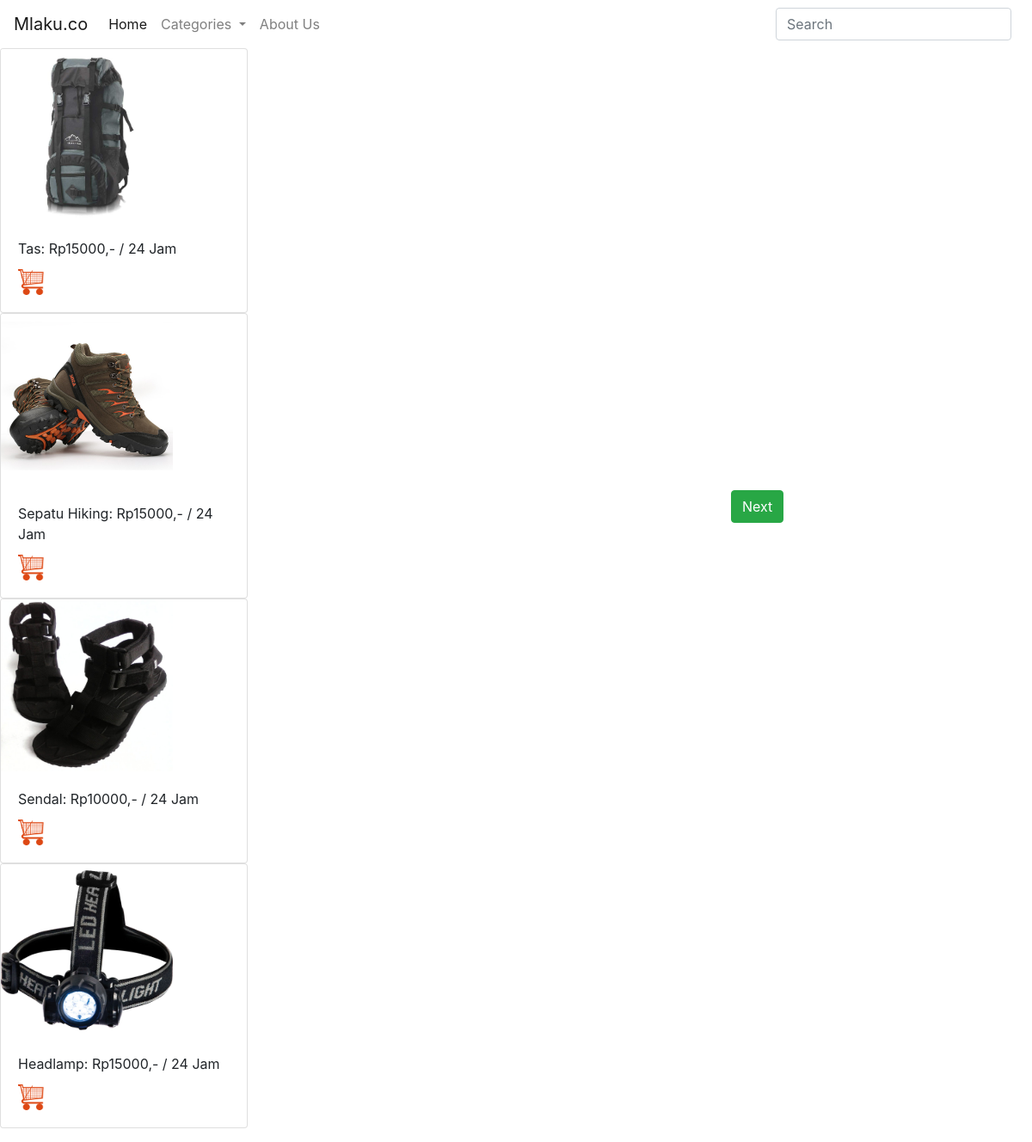
/categories/alathiking.php, run on the app's committed database.
### tables this page shows
CREATE TABLE `itemproduk` (
  `id_bar` int(11) NOT NULL,
  `nama_bar` varchar(50) NOT NULL,
  `stok` int(11) NOT NULL,
  `harga` int(11) NOT NULL,
  `id_foto` int(11) NOT NULL
);

CREATE TABLE `fotoproduk` (
  `id_foto` int(11) NOT NULL,
  `nama_foto` varchar(50) NOT NULL,
  `ukuran` int(11) NOT NULL,
  `tipe` varchar(20) NOT NULL
);

### categories/product.php (called while the page is built)
<?php
$n=(mysqli_query($konek, "SELECT COUNT(*) as 'jumlah' FROM itemproduk"))->fetch_array();
$jumlah=$n['jumlah'];
for($i = 0; $i<$jumlah; $i++){
    $item[$i]=(mysqli_query($konek, "SELECT i.id_bar as 'id_bar', i.nama_bar as 'nama_bar', i.stok as 'stok', i.harga as 'harga', f.nama_foto as 'nama_foto' FROM itemproduk i,fotoproduk f WHERE f.id_foto=i.id_foto && id_bar=$i+1"))->fetch_array();
}
?>

### categories/alathiking.php (the view, shortened to what this page needs)
<?php
include '../dbconnect.php';
include 'product.php';
?>
<!doctype html>
<html lang="en">
  <head>
    <link rel="stylesheet" href="https://maxcdn.bootstrapcdn.com/bootstrap/4.0.0/css/bootstrap.min.css">
    <link rel="stylesheet" href="../css/style.css">
  </head>
  <body>
  <nav class="navbar navbar-expand-md navbar-light bismillah">
  <a class="navbar-brand" href="#">Mlaku.co</a>
  <div class="collapse navbar-collapse" id="navbarSupportedContent">
    <ul class="navbar-nav mr-auto">
        <li class="nav-item active">
        <a class="nav-link" href="../index.php">Home <span class="sr-only">(current)</span></a>
      </li>
      <li class="nav-item dropdown">
        <a class="nav-link dropdown-toggle" href="#" id="navbarDropdown" role="button" data-toggle="dropdown" aria-haspopup="true" aria-expanded="false">
          Categories
        </a>
      </li>
      <li class="nav-item">
        <a class="nav-link" href="#">About Us</a>
      </li>
    </ul>
    <form class="form-inline my-2 my-lg-0" method="GET" action="pencarian.php">
      <input class="form-control mr-sm-2" type="text" name="search" placeholder="Search" aria-label="Search" onkeyup="this.value = this.value.toLowerCase();">
    </form>
  </div>
</nav>
<div class="table">
  <tr>
  <td class="containerkiri">
    <div class="card" style="width: 18rem;">
      <?= "<img src='../img/images/".$item[3]['nama_foto']."' class='img card-img-top'>" ?>
      <div class="card-body">
        <div class="card-title"><?= $item[3]['nama_bar'], ": Rp", $item[3]['harga'], ",-"?> / 24 Jam</div>
        <a href="../transaction/cart.php?id_bar=4"><img src="../img/cart.png" class="imgbutton" ></a>
      </div>
    </div>
  </td>
  <tr class="containerkanan">
    <div class="card" style="width: 18rem;">
      <?= "<img src='../img/images/".$item[5]['nama_foto']."' class='img card-img-top'>" ?>
      <div class="card-body">
        <div class="card-title"><?= $item[5]['nama_bar'], ": Rp", $item[5]['harga'], ",-"?> / 24 Jam</div>
        <a href="../transaction/cart.php?id_bar=6"><img src="../img/cart.png" class="imgbutton" ></a>
      </div>
    </div>
  </tr>
  <tr class="containerbawah">
    <div class="card" style="width: 18rem;">
      <?= "<img src='../img/images/".$item[6]['nama_foto']."' class='img card-img-top'>" ?>
      <div class="card-body">
        <div class="card-title"><?= $item[6]['nama_bar'], ": Rp", $item[6]['harga'], ",-"?> / 24 Jam</div>
        <a href="../transaction/cart.php?id_bar=7"><img src="../img/cart.png" class="imgbutton" ></a>
      </div>
    </div>
  </tr>
  <tr class="containerbawah">
    <div class="card" style="width: 18rem;">
      <?= "<img src='../img/images/".$item[7]['nama_foto']."' class='img card-img-top'>" ?>
      <div class="card-body">
        <div class="card-title"><?= $item[7]['nama_bar'], ": Rp", $item[7]['harga'], ",-"?> / 24 Jam</div>
        <a href="../transaction/cart.php?id_bar=8"><img src="../img/cart.png" class="imgbutton" ></a>
      </div>
    </div>
  </tr>
</div>
<div class="buttonnext">
<a href="alathiking2.php"><button type="button" class="btn btn-success">Next</button></a>
  </div>
  </body>
</html>

### css/style.css (style rules this page uses)
.bismillah { background: transparent; }
.buttonnext { position: absolute; top: 570px; right: 150px; width: 200px; height: 100px; }
.img { width : 200px; height : 200px; }
.imgbutton { width : 30px; height : 30px; }

### data on the page
itemproduk: id_foto.nama_foto (picture), nama_bar "Tas", harga "15000"
itemproduk: id_foto.nama_foto (picture), nama_bar "Sepatu Hiking", harga "15000"
itemproduk: id_foto.nama_foto (picture), nama_bar "Sendal", harga "10000"
itemproduk: id_foto.nama_foto (picture), nama_bar "Headlamp", harga "15000"
